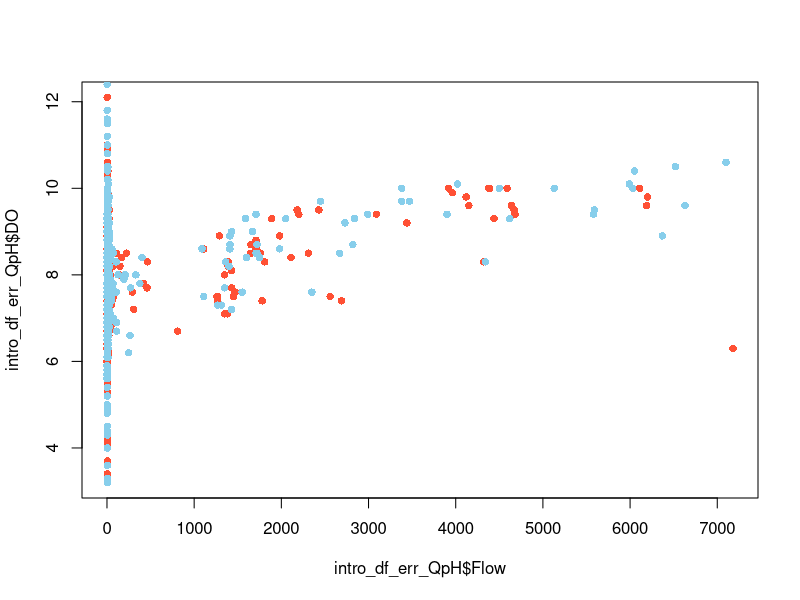
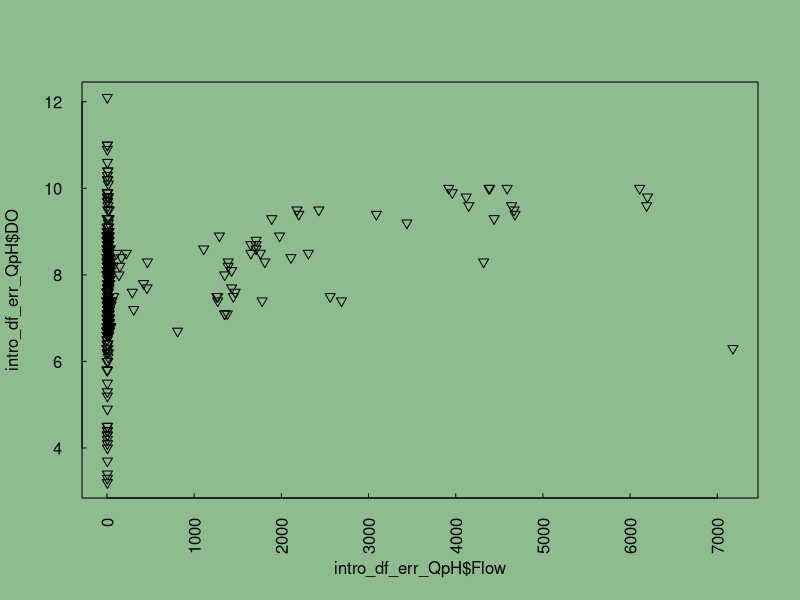
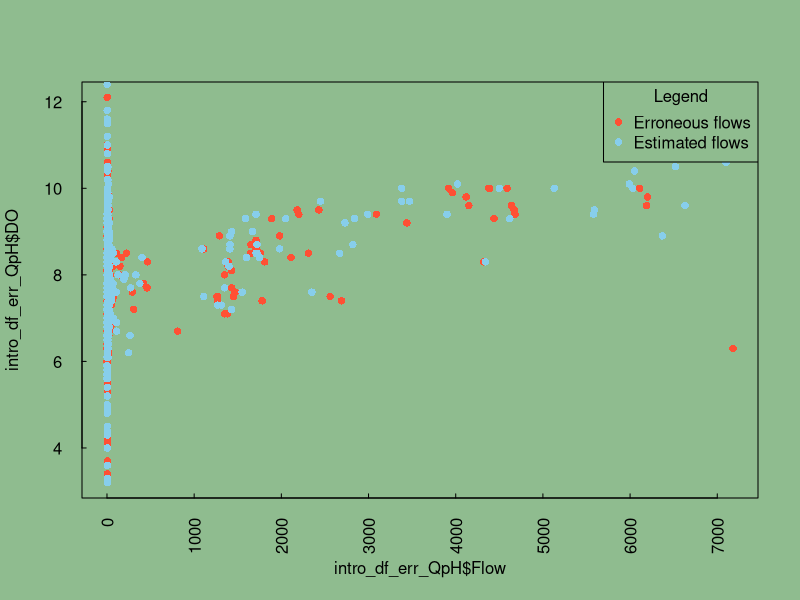
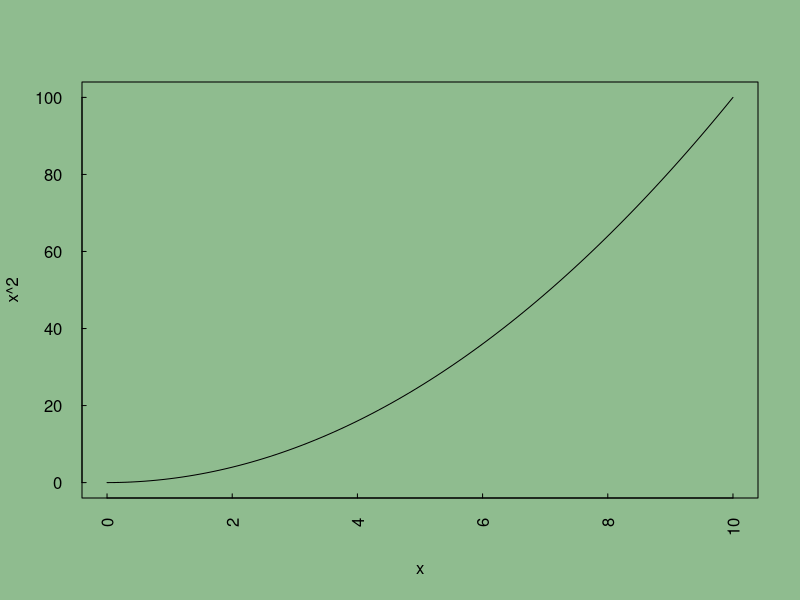
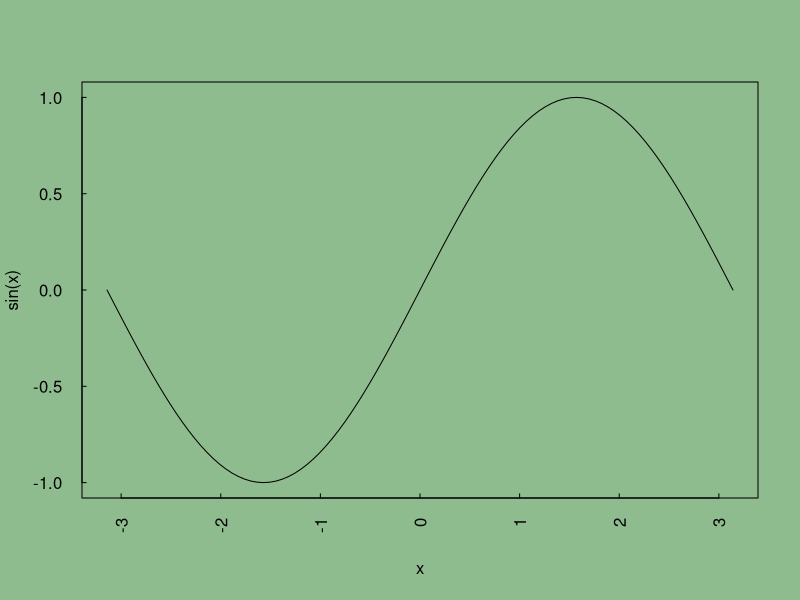
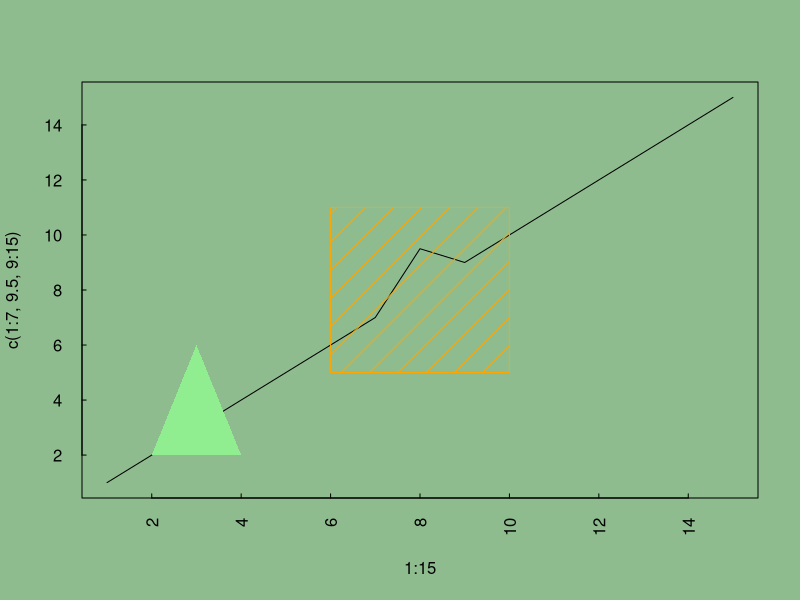
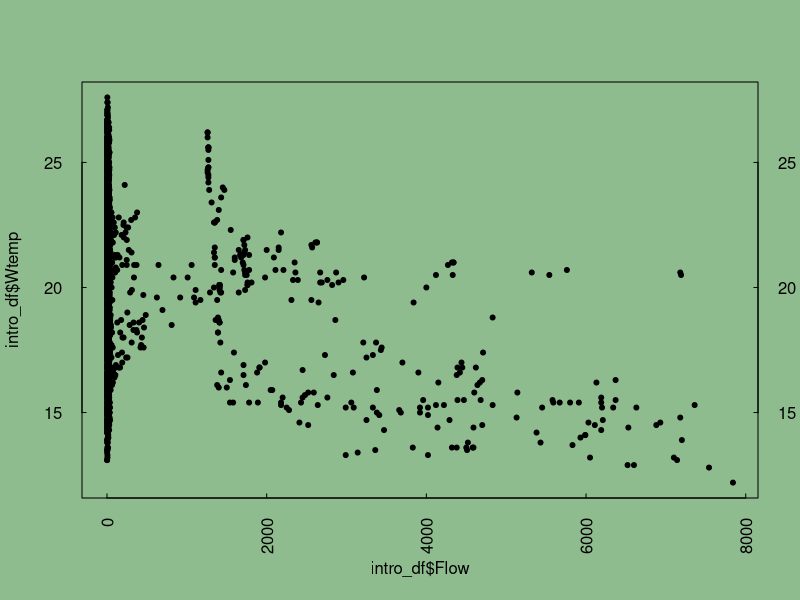
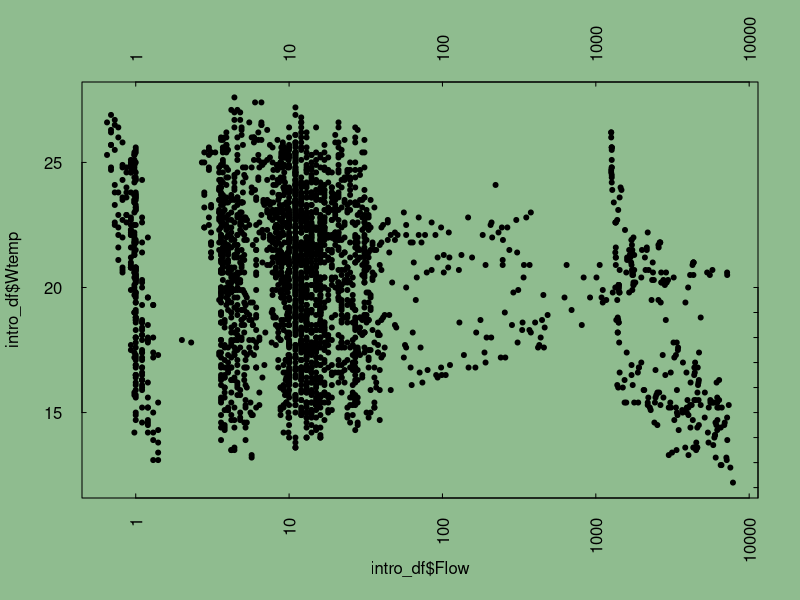

Source code (R) for these figures, in order:
## ---- chunk 1
library(knitr)

knit_hooks$set(plot=function(x, options) {
  sprintf("<img src='../%s%s-%d.%s'/ title='%s'/>", 
          options$fig.path, options$label, options$fig.cur, options$fig.ext, options$fig.cap)

})

opts_chunk$set(
  echo=TRUE,
  fig.path="static/Visualize/",
  fig.width = 6,
  fig.height = 6,
  fig.cap = "TODO"
)
## ---- chunk 2
intro_df <- read.csv("data/course_NWISdata_cleaned.csv", stringsAsFactors = FALSE, 
                     colClasses = c("character", rep(NA, 6)))
## ---- chunk 3
#Create two data frames using dplyr (estimated & erroneous flows)
library(dplyr)
intro_df_est <- filter(intro_df, Flow_cd == "E")
intro_df_est_QpH <- select(intro_df_est, Flow, DO)
intro_df_err <-filter(intro_df, Flow_cd == "X") 
intro_df_err_QpH <- select(intro_df_err, Flow, DO)

#Now, plot estimated and erroneous points in different colors
plot(intro_df_err_QpH$Flow, intro_df_err_QpH$DO, pch=16, col='#FF5034')
points(intro_df_est_QpH$Flow, intro_df_est_QpH$DO, pch=16, col='skyblue')
## ---- chunk 4
#save par arguments before changing them
default_par <- par()

#change par
par(las=2, tck=0.01, bg="darkseagreen")
plot(intro_df_err_QpH$Flow, intro_df_err_QpH$DO, pch=6)
## ---- chunk 5
#use the same plot and add a legend to illustrate color and point type
plot(intro_df_err_QpH$Flow, intro_df_err_QpH$DO, pch=16, col='#FF5034')
points(intro_df_est_QpH$Flow, intro_df_est_QpH$DO, pch=16, col='skyblue')

#add a legend
legend(x="topright", legend=c("Erroneous flows", "Estimated flows"),
       pch=16, col=c('#FF5034', 'skyblue'), title="Legend")
## ---- chunk 6
#plot formulas using curve()
curve(x^2, from=0, to=10)
curve(sin(x), from=-pi, to=pi)

#plot rectangles or polygons
plot(1:15, c(1:7, 9.5, 9:15), type='l')
rect(xleft=6, xright=10, ybottom=5, ytop=11, density=5, col="orange")
polygon(x=c(2,3,4), y=c(2,6,2), col="lightgreen", border=NA)
## ---- chunk 7
plot(intro_df$Flow, intro_df$Wtemp, pch=20)
#add a second y-axis
axis(side=4)

#now log the x axis
plot(intro_df$Flow, intro_df$Wtemp,  pch=20, log='x')
#format the second y-axis to have tick marks at every concentration (not just every 5) & no labels
axis(side=4, at=1:20, labels=FALSE)
#add a second x-axis
axis(side=3) #this axis is also logged
## ---- chunk 8
layout_matrix <- matrix(c(1:4), nrow=2, ncol=2, byrow=TRUE)
layout(layout_matrix)

#four boxplots:
plot1 <- boxplot(intro_df$Flow ~ intro_df$site_no, ylab="Discharge, cfs", main="Discharge")
plot2 <- boxplot(intro_df$Wtemp ~ intro_df$site_no, ylab="Temperature, deg C", main="Water Temp")
plot3 <- boxplot(intro_df$pH ~ intro_df$site_no, ylab="pH", main="pH")
plot4 <- boxplot(intro_df$DO ~ intro_df$site_no, ylab="D.O. Concentration, mg/L", main="Dissolved Oxygen")

dev.off()
